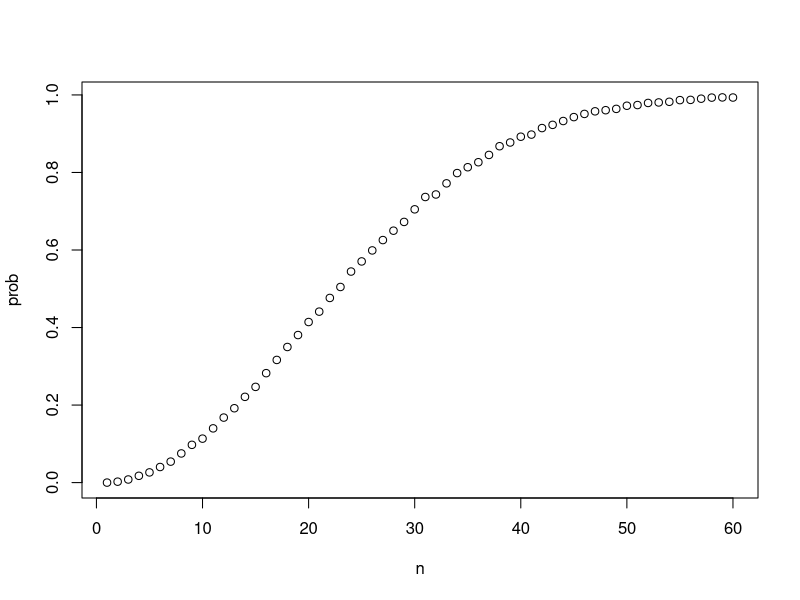
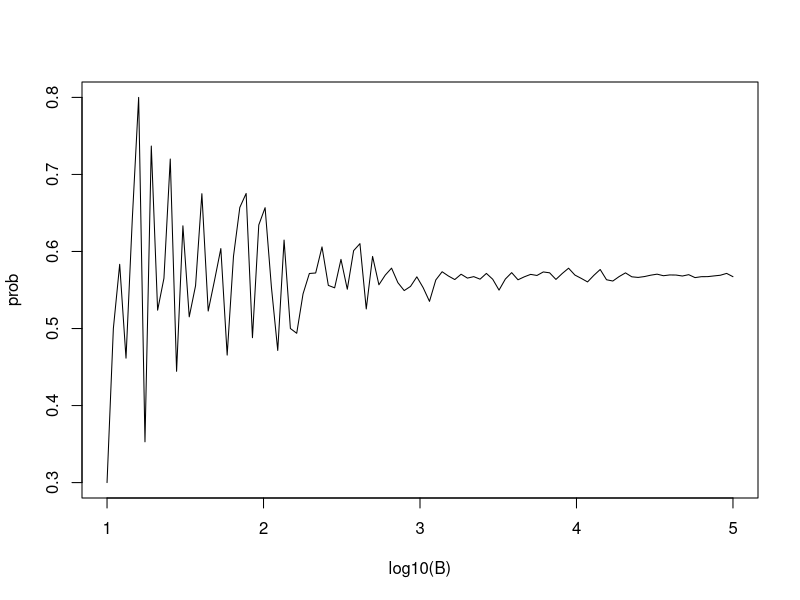
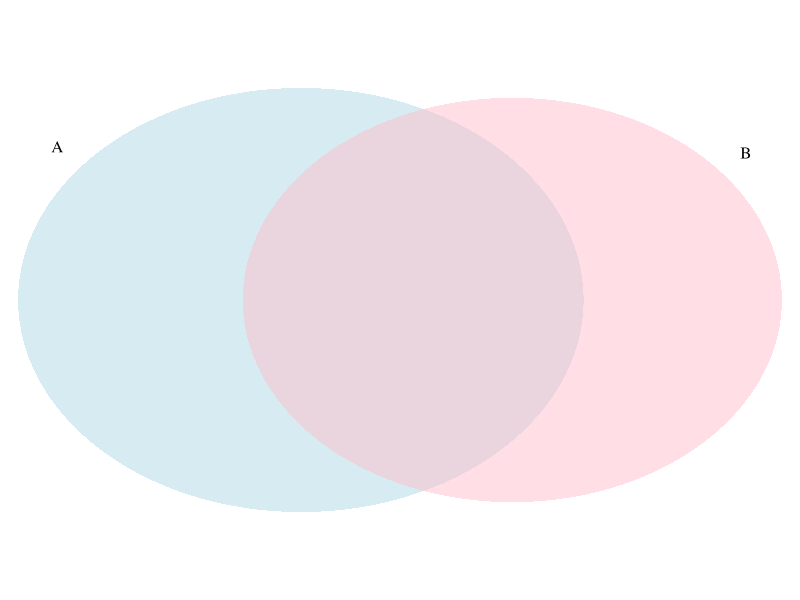

Reproduce these figures in R, in order.
## ---- chunk 1
beads <- rep(c("red", "blue"), times = c(2,3))
beads
## ---- chunk 2
sample(beads, 1)
## ---- chunk 3
B <- 10000
events <- replicate(B, sample(beads, 1))
## ---- chunk 4
tab <- table(events)
tab
## ---- chunk 5
prop.table(tab)
## ---- chunk 6
sample(beads, 5)
sample(beads, 5)
sample(beads, 5)
## ---- chunk 7
events <- sample(beads, B, replace = TRUE)
prop.table(table(events))
## ---- chunk 8
set.seed(1)
## ---- chunk 9
x <- sample(beads, 5)
## ---- chunk 10
x[2:5]
## ---- chunk 11
number <- "Three"
suit <- "Hearts"
paste(number, suit)
## ---- chunk 12
paste(letters[1:5], as.character(1:5))
## ---- chunk 13
expand.grid(pants = c("blue", "black"), shirt = c("white", "grey", "plaid"))
## ---- chunk 14
suits <- c("Diamonds", "Clubs", "Hearts", "Spades")
numbers <- c("Ace", "Deuce", "Three", "Four", "Five", "Six", "Seven", "Eight", "Nine", "Ten", "Jack", "Queen", "King")
deck <- expand.grid(number=numbers, suit=suits)
deck <- paste(deck$number, deck$suit)
## ---- chunk 15
kings <- paste("King", suits)
mean(deck %in% kings)
## ---- chunk 16
library(gtools)
permutations(3, 2)
## ---- chunk 17
hands <- permutations(52, 2, v = deck)
## ---- chunk 18
first_card <- hands[,1]
second_card <- hands[,2]
## ---- chunk 19
kings <- paste("King", suits)
sum(first_card %in% kings)
## ---- chunk 20
sum(first_card %in% kings & second_card %in% kings) / sum(first_card %in% kings)
## ---- chunk 21
mean(first_card %in% kings & second_card %in% kings) / mean(first_card %in% kings)
## ---- chunk 22
permutations(3,2)
combinations(3,2)
## ---- chunk 23
aces <- paste("Ace", suits)

facecard <- c("King", "Queen", "Jack", "Ten")
facecard <- expand.grid(number = facecard, suit = suits)
facecard <- paste(facecard$number, facecard$suit)

hands <- combinations(52, 2, v = deck)
mean(hands[,1] %in% aces & hands[,2] %in% facecard)
## ---- chunk 24
mean((hands[,1] %in% aces & hands[,2] %in% facecard) | (hands[,2] %in% aces & hands[,1] %in% facecard))
## ---- chunk 25
hand <- sample(deck, 2)
hand
## ---- chunk 26
(hands[1] %in% aces & hands[2] %in% facecard) | (hands[2] %in% aces & hands[1] %in% facecard)
## ---- chunk 27
blackjack <- function(){
   hand <- sample(deck, 2)
  (hand[1] %in% aces & hand[2] %in% facecard) | 
    (hand[2] %in% aces & hand[1] %in% facecard)
}
## ---- chunk 28
blackjack()
## ---- chunk 29
B <- 10000
results <- replicate(B, blackjack())
mean(results)
## ---- chunk 30
set.seed(1)
## ---- chunk 31
n <- 50
bdays <- sample(1:365, n, replace = TRUE)
## ---- chunk 32
duplicated(c(1,2,3,1,4,3,5))
## ---- chunk 33
any(duplicated(bdays))
## ---- chunk 34
bdays
## ---- chunk 35
same_birthday <- function(n){
  bdays <- sample(1:365, n, replace=TRUE)
  any(duplicated(bdays))
}

compute_prob <- function(n, B=10000){
  results <- replicate(B, same_birthday(n))
  mean(results)
}
## ---- chunk 36
n <- seq(1,60)
## ---- chunk 37
x <- 1:10
sqrt(x)
y <- 1:10
x*y
## ---- chunk 38
x <- 1:10
sapply(x, sqrt)
## ---- chunk 39
prob <- sapply(n, compute_prob)
plot(n, prob)
## ---- chunk 40
B <- 10^seq(1, 5, len = 100)
compute_prob <- function(B, n=25){
  same_day <- replicate(B, same_birthday(n))
  mean(same_day)
}
prob <- sapply(B, compute_prob)
plot(log10(B), prob, type = "l")
## ---- chunk 41
exact_prob <- function(n){
  prob_unique <- seq(365,365-n+1)/365 
  1 - prod( prob_unique)
}
eprob <- sapply(n, exact_prob)
eprob[25]
## ---- chunk 42
library(VennDiagram)
grid.newpage()
draw.pairwise.venn(22, 20, 11, category = c("A", "B"), lty = rep("blank", 2), fill = c("light blue", "pink"), alpha = rep(0.5, 2),  cat.dist = rep(0.025, 2), cex=0)
## ---- chunk 43
1/13*16/51 + 16/52*4/51 - 0
## ---- chunk 44
B <- 10000
stick <- replicate(B, {
  doors <- as.character(1:3)
  prize <- sample(c("car","goat","goat"))
  prize_door <- doors[prize == "car"]
  my_pick  <- sample(doors, 1)
  show <- sample(doors[!doors %in% c(my_pick, prize_door)],1)
  stick <- my_pick
  stick == prize_door
})
mean(stick)
## ---- chunk 45
switch <- replicate(B, {
  doors <- as.character(1:3)
  prize <- sample(c("car","goat","goat"))
  prize_door <- doors[prize == "car"]
  my_pick  <- sample(doors, 1)
  show <- sample(doors[!doors %in% c(my_pick, prize_door)], 1)
  stick <- my_pick
  switch <- doors[!doors%in%c(my_pick, show)]
  switch == prize_door
})
mean(switch)
